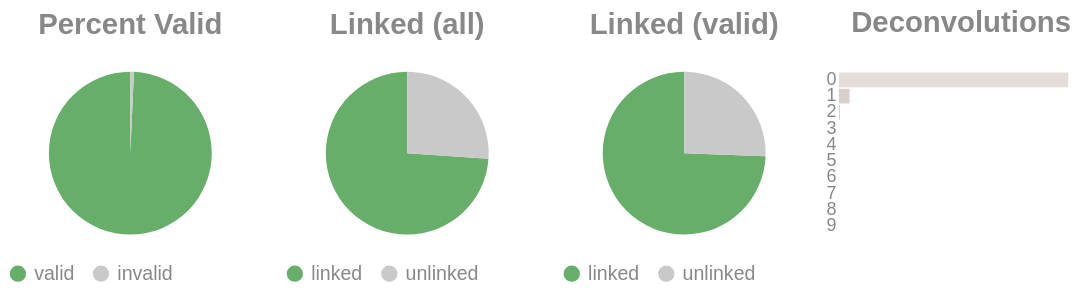

Notebook code cell kept with this figure:
### Code cell
if SKIPLR:
    pass
else:
    clash = Counter()
    for i in valids['molecule'].to_list():
        _mol = i.split("-")
        if len(_mol) == 1:
            clash.update('0')
        else:
            clash.update(_mol[-1])

    _d = {"deconvolutions": [], 'count': []}
    for k,v in clash.items():
        _d['deconvolutions'].append(k)
        _d['count'].append(v)

    tot_valid = valids['reads'].sum()
    mask = valids['reads'] >= 2
    n_linked_reads = valids.filter(mask)['reads'].sum()
    if n_linked_reads == 0:
        print_html("No linked molecules (>=2 reads) were detected; skipping linked-only distributions.")
        SKIPLR = True
    else:
        perc_valid = round(tot_valid / n_reads, 4)
        linked_perc_abs = round(n_linked_reads / n_reads, 4)
        linked_perc = round(n_linked_reads / tot_valid, 4)

    _valid = pl.DataFrame({"valids": ['valid', 'invalid'], "count": [tot_valid, n_reads - tot_valid]})
    _linked_abs = pl.DataFrame({"linked (absolute)": ['linked', 'unlinked'], "count": [n_linked_reads, n_reads - n_linked_reads]})
    _linked_rel = pl.DataFrame({"linked (valids)": ['linked', 'unlinked'], "count": [n_linked_reads, tot_valid - n_linked_reads]})

    (
        alt.hconcat(
            piechart(_valid, goodval = 'valid', title = "Percent Valid"),
            piechart(_linked_abs, goodval = "linked", title =  "Linked (all)"),
            piechart(_linked_rel, goodval = "linked", title =  "Linked (valid)"),
            convolutionbar(pl.DataFrame(_d), title = "Deconvolutions"),
            center = True,
            bounds = 'flush'
        )
        .resolve_scale(color='independent')
        .resolve_legend('independent')
        .properties(usermeta={'embedOptions': {"actions": False}})
    ).display()

### Figure 1 — Vega-Lite specification as saved in the notebook (floating-point values rounded to 4 significant figures)
{"width": "container", "height": 400, "config": {"title": {"anchor": "start", "dy": -15, "fontSize": 18, "color": "#888888", "subtitleColor": "#888888", "subtitleFontSize": 14}, "arc": {"fill": "#0072B2"}, "axis": {"domainColor": "#888888", "domainWidth": 0.5, "gridWidth": 0.2, "grid": false, "titleFontWeight": 400, "titleFontSize": 15, "labelFontSize": 11, "labelColor": "#888888", "tickColor": "#888888", "tickWidth": 0.2, "titleColor": "#888888"}, "axisBand": {"grid": false}, "axisX": {"grid": true, "tickSize": 10, "domainCap": "round"}, "axisY": {"domain": false, "grid": true, "tickSize": 0, "domainCap": "round"}, "background": "transparent", "header": {"labelFontSize": 15, "labelColor": "#888888", "titleFontSize": 15, "titleFontWeight": 600, "titleColor": "#888888"}, "legend": {"labelFont": "sans-serif", "labelFontSize": 12, "labelColor": "#888888", "symbolSize": 100, "symbolType": "circle", "titleFontSize": 12, "titlePadding": 10, "titleColor": "#888888", "title": null}, "range": {"category": ["#E69F00", "#56B4E9", "#009E73", "#F0E442", "#0072B2", "#D55E00", "#CC79A7", "#000000"], "diverging": ["#cfe8f3", "#a2d4ec", "#73bfe2", "#46abdb", "#1696d2", "#12719e"]}, "area": {"fill": "#0072B2", "fillOpacity": 0.7, "line": true, "strokeOpacity": 0.7}, "line": {"color": "#0072B2", "stroke": "#0072B2", "strokeWidth": 2}, "trail": {"color": "#0072B2", "stroke": "#0072B2", "strokeWidth": 0, "size": 1}, "point": {"filled": true, "fillOpacity": 1.0, "size": 95}, "text": {"color": "#888888", "fontSize": 11, "align": "right", "fontWeight": 400, "size": 11}, "bar": {"fill": "#0072B2", "stroke": null}, "view": {"stroke": null, "continuousWidth": 660, "continuousHeight": 400}}, "hconcat": [{"data": {"name": "data-7b2e80cf7430d15a30201ebbc18c8606"}, "mark": {"type": "arc"}, "encoding": {"color": {"field": "valids", "legend": {"orient": "bottom", "title": null}, "scale": {"domain": ["valid", "invalid"], "range": ["#68ae6b", "#C9C9C9"]}, "title": "Valids", "type": "nominal"}, "theta": {"field": "count", "type": "quantitative"}, "tooltip": [{"field": "valids", "title": "Valids", "type": "ordinal"}, {"field": "percent", "format": ".2%", "title": "Percent", "type": "quantitative"}, {"field": "count", "title": "Count", "type": "quantitative"}]}, "height": 100, "title": {"text": "Percent Valid", "align": "center", "anchor": "middle"}, "transform": [{"calculate": "datum.count / 16474198", "as": "percent"}], "width": 150}, {"data": {"name": "data-bb4a59ab58fdc179575c1b3a931686eb"}, "mark": {"type": "arc"}, "encoding": {"color": {"field": "linked (absolute)", "legend": {"orient": "bottom", "title": null}, "scale": {"domain": ["linked", "unlinked"], "range": ["#68ae6b", "#C9C9C9"]}, "title": "Linked (Absolute)", "type": "nominal"}, "theta": {"field": "count", "type": "quantitative"}, "tooltip": [{"field": "linked (absolute)", "title": "Linked (Absolute)", "type": "ordinal"}, {"field": "percent", "format": ".2%", "title": "Percent", "type": "quantitative"}, {"field": "count", "title": "Count", "type": "quantitative"}]}, "height": 100, "title": {"text": "Linked (all)", "align": "center", "anchor": "middle"}, "transform": [{"calculate": "datum.count / 16474198", "as": "percent"}], "width": 150}, {"data": {"name": "data-a675eda6bc1e40098b7825b4aa96b08b"}, "mark": {"type": "arc"}, "encoding": {"color": {"field": "linked (valids)", "legend": {"orient": "bottom", "title": null}, "scale": {"domain": ["linked", "unlinked"], "range": ["#68ae6b", "#C9C9C9"]}, "title": "Linked (Valids)", "type": "nominal"}, "theta": {"field": "count", "type": "quantitative"}, "tooltip": [{"field": "linked (valids)", "title": "Linked (Valids)", "type": "ordinal"}, {"field": "percent", "format": ".2%", "title": "Percent", "type": "quantitative"}, {"field": "count", "title": "Count", "type": "quantitative"}]}, "height": 100, "title": {"text": "Linked (valid)", "align": "center", "anchor": "middle"}, "transform": [{"calculate": "datum.count / 16356722", "as": "percent"}], "width": 150}, {"data": {"name": "data-ea8b5a388427ae11b0d05f1f0935d9aa"}, "mark": {"type": "bar"}, "encoding": {"color": {"field": "deconvolutions", "legend": null, "scale": {"scheme": "lightgreyred"}, "type": "nominal"}, "tooltip": [{"field": "deconvolutions", "title": "Deconvolutions", "type": "ordinal"}, {"field": "percent", "format": ".2%", "title": "Percent", "type": "quantitative"}, {"field": "count", "title": "Count", "type": "quantitative"}], "x": {"axis": null, "field": "count", "type": "quantitative"}, "y": {"field": "deconvolutions", "sort": "ascending", "title": null, "type": "nominal"}}, "height": 100, "title": {"text": "Deconvolutions", "align": "center", "anchor": "middle"}, "transform": [{"calculate": "datum.count / 6902239", "as": "percent"}], "width": 150}], "bounds": "flush", "center": true, "resolve": {"legend": {"angle": "independent"}, "scale": {"color": "independent"}}, "usermeta": {"embedOptions": {"actions": false}}, "$schema": "https://vega.github.io/schema/vega-lite/v6.1.0.json", "datasets": {"data-7b2e80cf7430d15a30201ebbc18c8606": [{"valids": "valid", "count": 16356722}, {"valids": "invalid", "count": 117476}], "data-bb4a59ab58fdc179575c1b3a931686eb": [{"linked (absolute)": "linked", "count": 12171472}, {"linked (absolute)": "unlinked", "count": 4302726}], "data-a675eda6bc1e40098b7825b4aa96b08b": [{"linked (valids)": "linked", "count": 12171472}, {"linked (valids)": "unlinked", "count": 4185250}], "data-ea8b5a388427ae11b0d05f1f0935d9aa": [{"deconvolutions": "0", "count": 6569343}, {"deconvolutions": "1", "count": 305462}, {"deconvolutions": "2", "count": 23999}, {"deconvolutions": "3", "count": 2805}, {"deconvolutions": "4", "count": 487}, {"deconvolutions": "5", "count": 104}, {"deconvolutions": "6", "count": 25}, {"deconvolutions": "7", "count": 9}, {"deconvolutions": "8", "count": 4}, {"deconvolutions": "9", "count": 1}]}}
